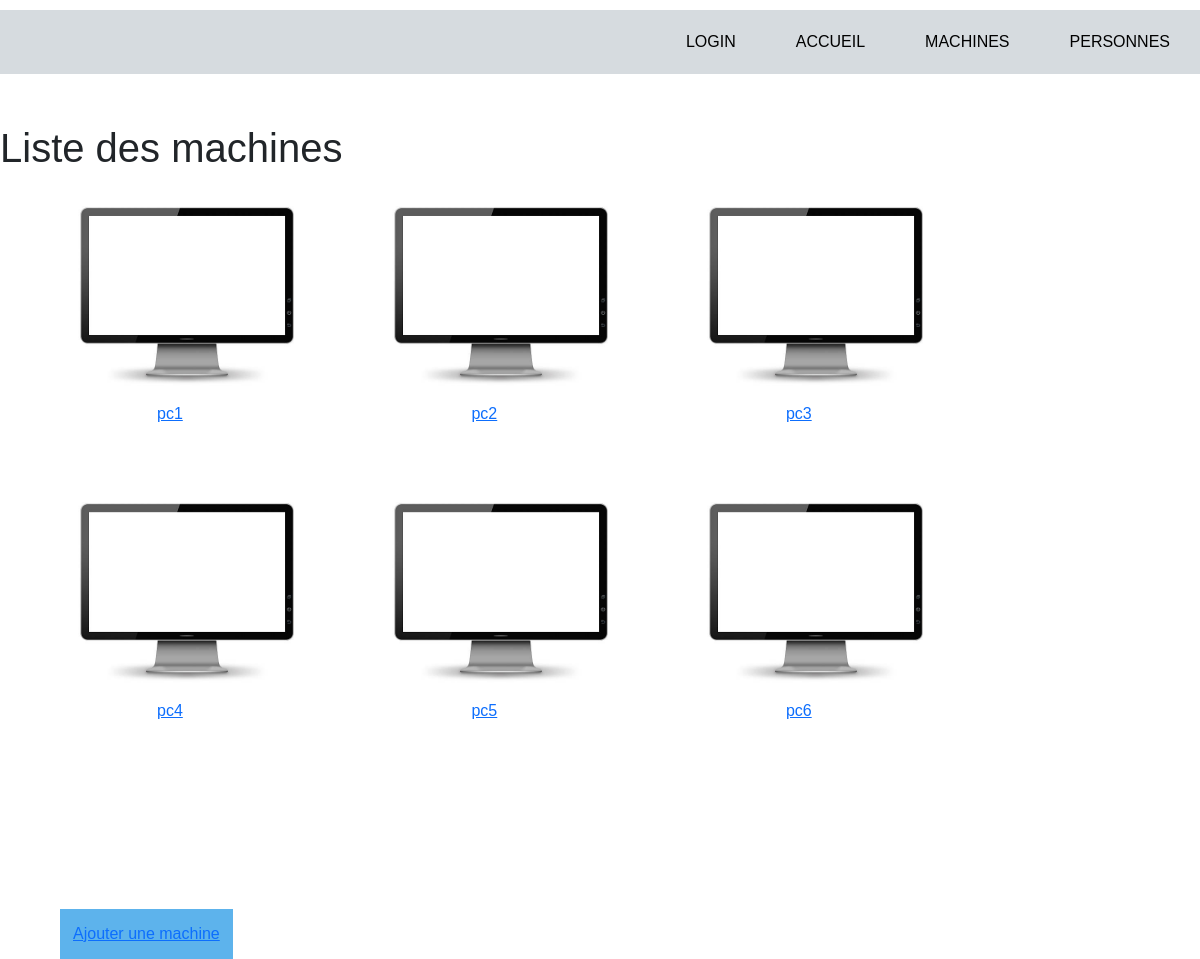
The page /machines/ on the database as committed earlier.
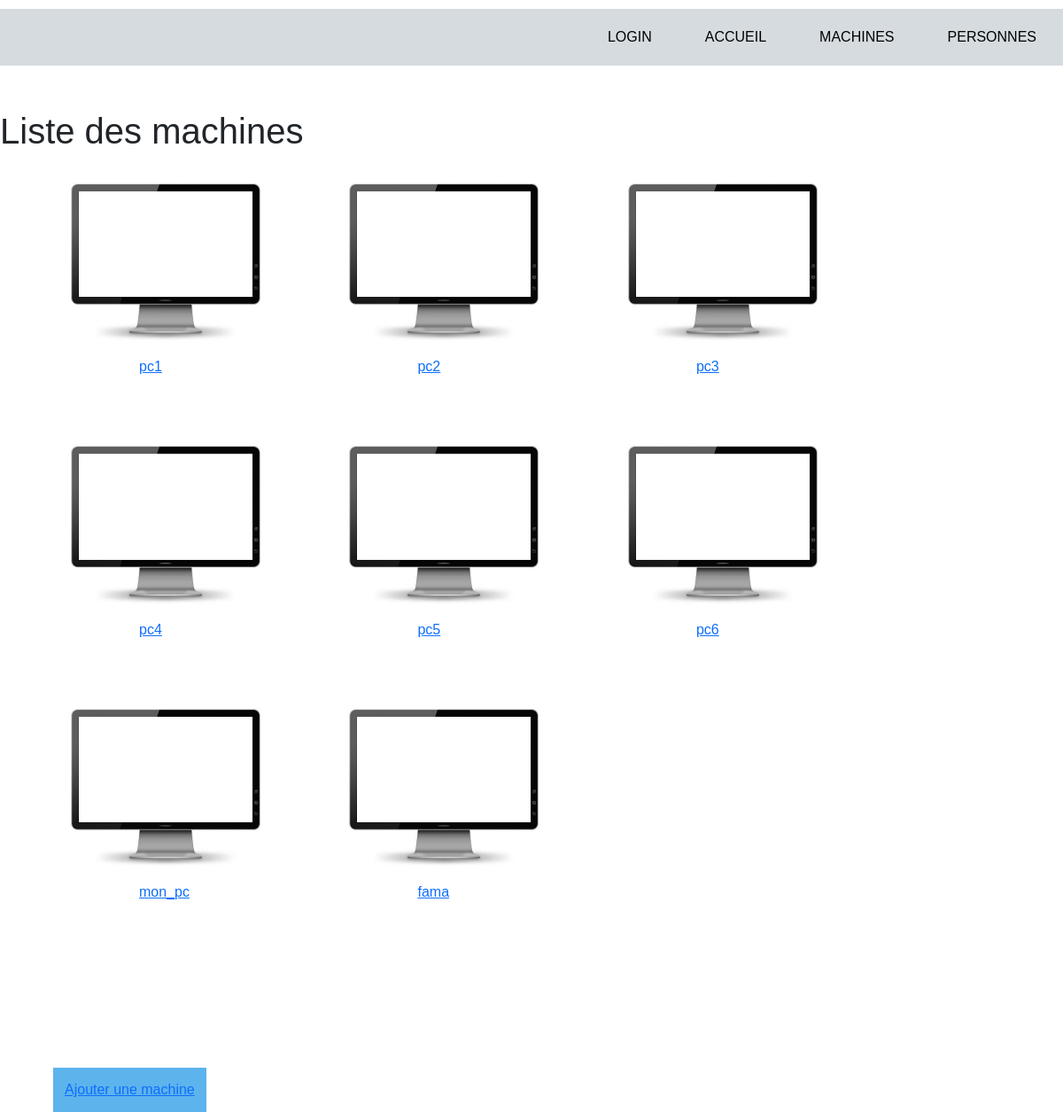
The same page on the database as committed later.
### computerApp/models.py (models this page shows, shortened)
class Machine(models.Model):
    RESEAU_MACHINE = (
        ('Filial', 'Filial - 192.168.0.0'),
        ('FAI', 'FAI - 10.10.10.0'),
        ('DMZ', 'DMZ - 172.16.0.0'),
    )
    TYPE = (
        ('PC', ('PC - Run windows')),
        ('Mac', ('Mac - Run MacOS')),
        ('Serveur', ('Serveur - Simple Server to deploy virtual machines')),
        ('Switch', ('Switch - To maintains and connect servers')),
        ('Rooter', ('Rooter - To maintains and connect LAN')),
    )
    id = models.AutoField(
        primary_key=True, editable=False)
    nom= models.CharField(
        max_length= 6)
    maintenanceDate = models.DateField(
        default=datetime.now())
    mach = models.CharField(
        max_length=200, choices=TYPE, default='PC')
    reseau = models.CharField(
        max_length=200, choices=RESEAU_MACHINE, default='FAI')
    ip = models.GenericIPAddressField(
        null=True)
    utilisateur = models.ForeignKey(
      'computerApp.Personnel', on_delete=models.SET_NULL, null=True)

### computerApp/views.py (the view)
# urls.py: path('machines/', views.machine_list_view, name='machines'),
def machine_list_view(request) :
    machines = Machine.objects.all()
    context={'machines': machines}
    return render(request, 'computerApp/machine_list.html', context)

### computerApp/templates/computerApp/machine_list.html
{% extends "index.html" %}
{% block content %}
{% load static %}
    <div id="machine_list">
    <h1>Liste des machines</h1>
    {% if machines %}
    <ul>
        {% for machine in machines %}
            <li class="box1">
                <img src="{% static 'computerApp/images/image_de_pc.jpg' %}">
                <a href="{% url 'machine-detail' machine.id %}">
                    {{machine.nom}} </a>
            </li>
        {% endfor %}
    </ul>
    {% else %}
        <p>Il n'y a pas de machine.</p>
    {% endif %}
    <div class="ajout3">
        <a href="{% url 'add-machine' %}">Ajouter une machine</a>
    </div>
    </div>
{% endblock %}

Rows that differ between the two databases and show on the page:
added Machine: nom "mon_pc"
added Machine: nom "fama"
